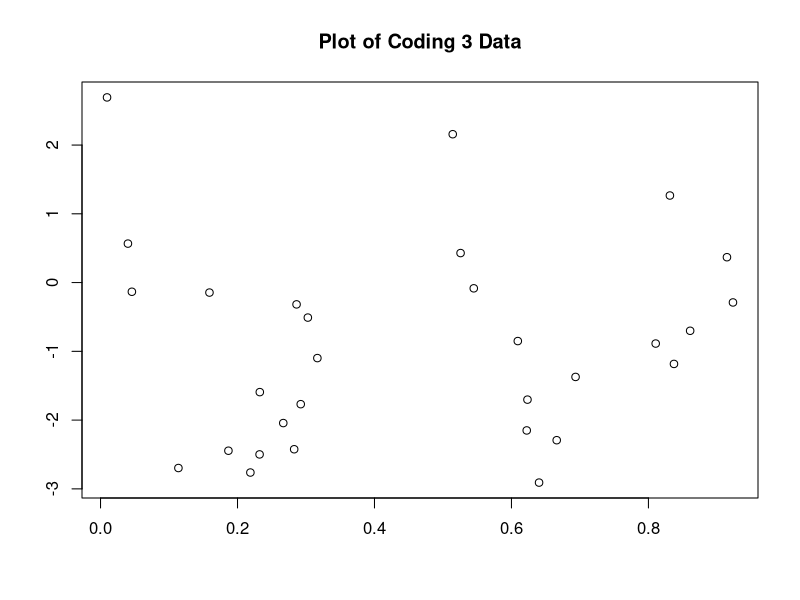
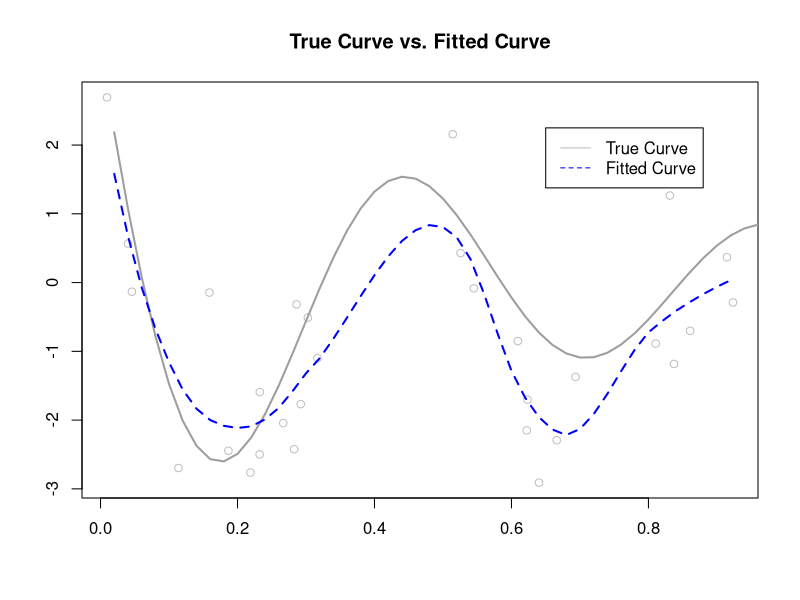

The R script that drew these images, in order:
## ---- chunk 1
set.seed(6379)
## ---- chunk 2
lo.lev = function(x1, sp){
  # x1: n-by-1 feature vector
  # sp: a numerical value for "span"
  
    ##############################################
  # YOUR CODE: Compute the diagonal entries of the 
  #            smoother matrix S and 
  #            store it in a vector "lev"
  # Tip: check how we compute the smoother matrix
  #      for smoothing spline models
  ##############################################
  n = length(x1);
  lev = rep(0, n)
  A = matrix(0, n, n)
  
  for(i in 1:n){
    y1 = rep(0,n)
    y1[i] = 1
    yi = loess(y1 ~ x1, control = lo_ct, span = sp)$fitted
    A[,i]= yi
  }
  

  
  # get the diagonal entries of the smoother matrix, which is what we'll return
  lev = diag((A+t(A))/2)
  
  return(lev)
}
## ---- chunk 3
onestep_CV <- function(x1, y1, sp){
  
  ##############################################
  #  YOUR CODE: 
  #  1) Fit a loess model y1 ~ x1 with span = sp, and extract 
  #     the corresponding residual vector
  #  2) Call lo.lev to obtain the diagonal entries of S
  #  3) Compute LOO-CV and GCV using formula from lecture notes
  #    [lec_W5_NonlinearRegression.pdf] page 33. 
  ##############################################
  n = length(x1)
  
  # fit a loess model and extract the residuals
  resid = loess(y1 ~ x1, control = lo_ct, span = sp)$residuals
  
  # call lo.lev and store result in s
  s = lo.lev(x1, sp)

  cv = sum(((resid)/(1-s))^2)/n
  
  gcv = sum((resid)^2)/(1-sum(s)/n)^2/n
  
  return(list(cv = cv, gcv = gcv))
}
## ---- chunk 4
myCV <- function(x1, y1, span){
  # x1: feature vector of length n
  # y1: response vector of length n
  # span: a sequence of values for "span"
  
  m = length(span)
  cv = rep(0, m)
  gcv = rep(0, m)
  
  for(i in 1:m){
    tmp = onestep_CV(x1, y1, span[i])
    cv[i] = tmp$cv
    gcv[i] = tmp$gcv
  }
  return(list(cv = cv, gcv = gcv))
}
## ---- chunk 5
mydata = read.csv("Coding3_Data.csv")
## ---- chunk 6
dim(mydata)
## ---- chunk 7
plot(mydata$x, mydata$y,main = "Plot of Coding 3 Data", xlab="", ylab="")
## ---- chunk 8
lo_ct = loess.control(surface = "direct")
## ---- chunk 9
span1 = seq(from = 0.2, by = 0.05, length = 15 )
## ---- chunk 10
cv.out = myCV(mydata$x, mydata$y, span1)
## ---- chunk 11
myout = data.frame(CV = cv.out$cv, 
                   GCV = cv.out$gcv, 
                   span = span1)
myout
## ---- chunk 12
myout$span[myout$GCV == min(myout$GCV)]
## ---- chunk 13
myout$span[myout$CV == min(myout$CV)]
## ---- chunk 14
spangcv.min = 0.5
plot(mydata$x, mydata$y, main = "True Curve vs. Fitted Curve", xlab="", ylab="", col="gray");
fx = 1:50/50;
fy = sin(12*(fx+0.2))/(fx+0.2)
lines(fx, fy, col=8, lwd=2);

f = loess(y ~ x, mydata, span = spangcv.min)
lines(fx, predict(f, data.frame(x = fx), surface = "direct"), 
      lty=2, lwd=2, col="blue")
legend(0.65, 2.25, legend=c("True Curve","Fitted Curve"),
       col=c("gray","blue"), lty=1:2)
